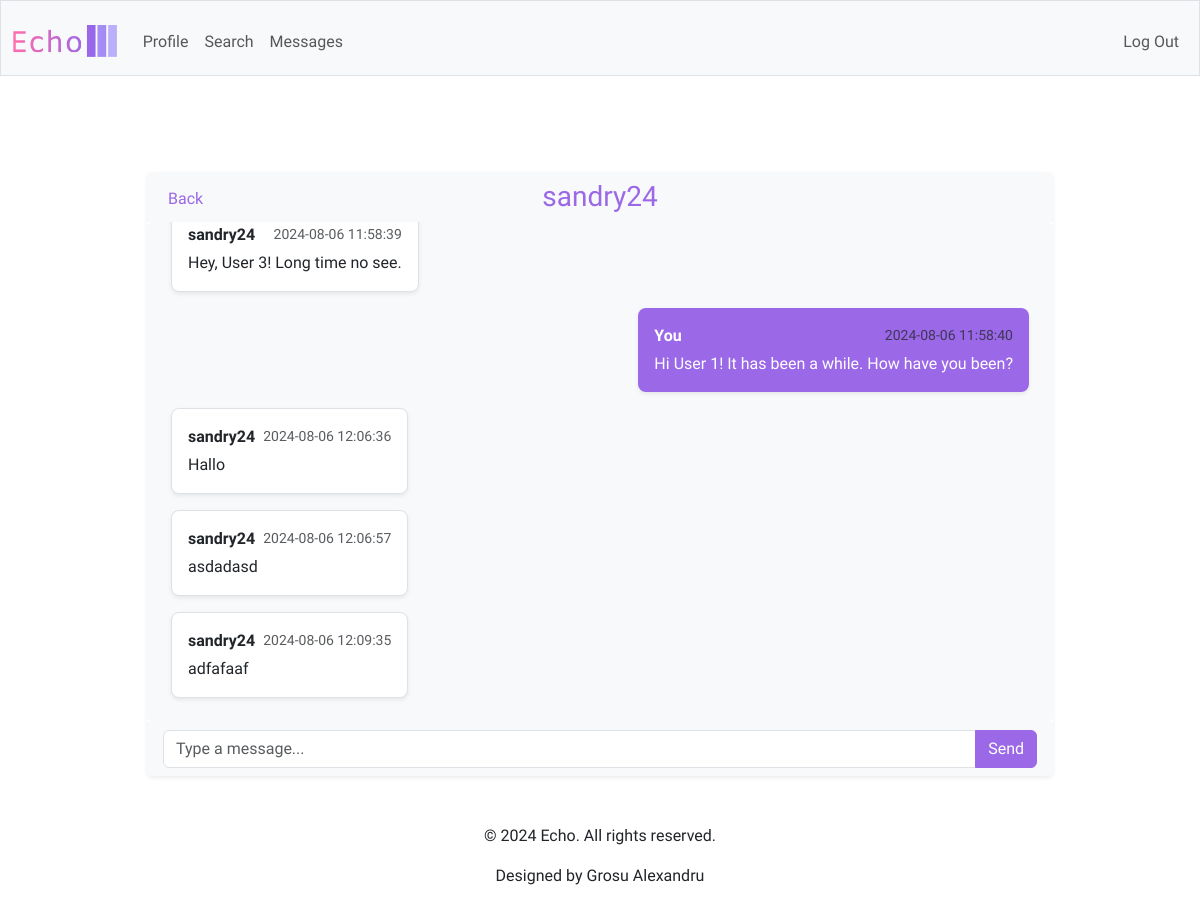
Page /messages/2 (signed in) on the earlier database version.
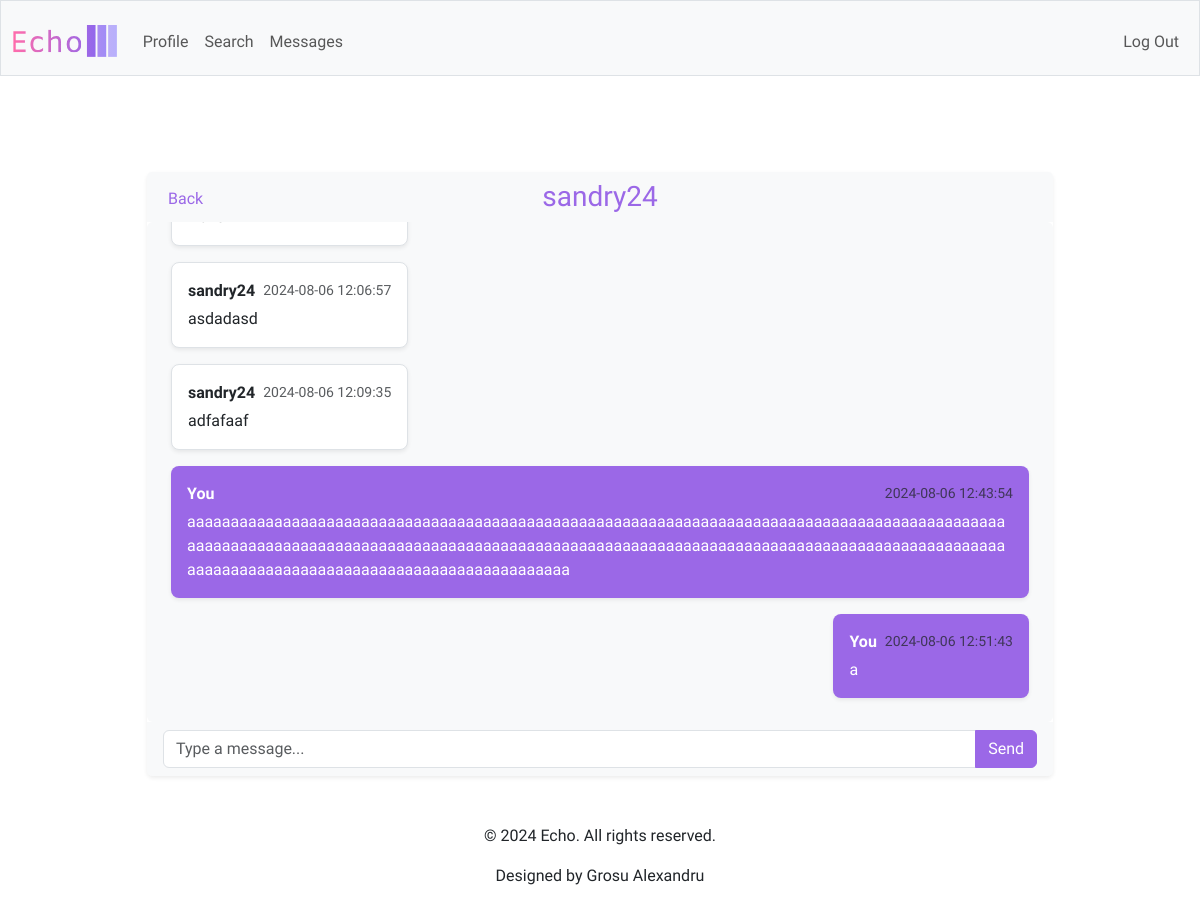
Same page on the later database version.
### tables this page shows
CREATE TABLE users (
    id INTEGER PRIMARY KEY AUTOINCREMENT,
    username TEXT UNIQUE NOT NULL,
    password_hash TEXT NOT NULL,
    bio TEXT,
    created_at TIMESTAMP DEFAULT CURRENT_TIMESTAMP
);

CREATE TABLE messages (
    id INTEGER PRIMARY KEY AUTOINCREMENT,
    conversation_id INTEGER NOT NULL,
    sender_id INTEGER NOT NULL,
    content TEXT NOT NULL,
    created_at TIMESTAMP DEFAULT CURRENT_TIMESTAMP,
    FOREIGN KEY (conversation_id) REFERENCES conversations(id),
    FOREIGN KEY (sender_id) REFERENCES users(id)
);

### app.py (the view)
@app.route('/messages/<int:conversation_id>')
@login_required
def conversation(conversation_id):
    user_id = session['user_id']
    messages = db.execute('''
        SELECT m.content, m.created_at, u.username
        FROM messages m
        JOIN users u ON m.sender_id = u.id
        WHERE m.conversation_id = ?
        ORDER BY m.created_at
    ''', conversation_id)
    other_user = db.execute('''
        SELECT u.username
        FROM conversation_participants cp
        JOIN users u ON cp.user_id = u.id
        WHERE cp.conversation_id = ? AND cp.user_id != ?
    ''', conversation_id, user_id)
    other_username = other_user[0]['username'] if other_user else "Unknown"
    return render_template('conversation.html', messages=messages,
                           conversation_id=conversation_id, other_username=other_username)

### app.py (called while the page is built)
@app.after_request
def after_request(response):
    response.headers["Cache-Control"] = "no-cache, no-store, must-revalidate"
    response.headers["Expires"] = 0
    response.headers["Pragma"] = "no-cache"
    return response

### helpers.py (called while the page is built)
def login_required(f):
    @wraps(f)
    def decorated_function(*args, **kwargs):
        if session.get("user_id") is None:
            return redirect("/login")
        return f(*args, **kwargs)
    return decorated_function

### templates/conversation.html (shortened to what this page needs)
{% extends "layout.html" %}
{% block main %}
    <div class="container mt-5">
        <div class="row justify-content-center">
            <div class="col-md-10">
                <div class="card shadow-sm border-0">
                    <div class="card-header d-flex align-items-center bg-light border-bottom-0 position-relative">
                        <a href="{{ url_for('messages') }}" class="btn btn-link text-decoration-none purple position-absolute top-0 start-0 mt-2 ms-2">
                             Back
                        </a>
                        <div class="d-flex justify-content-center w-100">
                            <h3 class="mb-0 purple">
                                <a href="{{ url_for('profile', username=other_username) }}" class="text-decoration-none purple">
                                    {{ other_username }}
                                </a>
                            </h3>
                        </div>
                    </div>
                    <div class="card-body p-4 bg-light rounded" id="messageContainer" style="max-height: 500px; overflow-y: auto;">
                        <div class="d-flex flex-column gap-3">
                            {% for message in messages %}
                                {% if message['username'] == session['username'] %}
                                    <div class="d-flex justify-content-end">
                                        <div class="bg-purple text-white p-3 rounded-3 shadow-sm text-break text-start">
                                            <div class="d-flex justify-content-between align-items-center">
                                                <strong>You</strong>
                                                <small class="text-muted ms-2">{{ message['created_at'] }}</small>
                                            </div>
                                            <p class="mb-0 mt-1">{{ message['content'] }}</p>
                                        </div>
                                    </div>
                                {% else %}
                                    <div class="d-flex justify-content-start">
                                        <div class="bg-white border p-3 rounded-3 shadow-sm text-break text-start">
                                            <div class="d-flex justify-content-between align-items-center">
                                                <strong>{{ message['username'] }}</strong>
                                                <small class="text-muted ms-2">{{ message['created_at'] }}</small>
                                            </div>
                                            <p class="mb-0 mt-1">{{ message['content'] }}</p>
                                        </div>
                                    </div>
                                {% endif %}
                            {% endfor %}
                        </div>
                    </div>
                    <div class="card-footer bg-light border-top-0">
                        <form action="{{ url_for('send_message', conversation_id=conversation_id) }}" method="post">
                            <div class="input-group">
                                <input type="text" name="content" autocomplete="off" class="form-control" placeholder="Type a message..." aria-label="Type a message..." aria-describedby="button-addon2" required>
                                <button class="btn btn-primary" type="submit" id="button-addon2">Send</button>
                            </div>
                        </form>
                    </div>
                </div>
            </div>
        </div>
    </div>
{% endblock %}

### templates/layout.html (shortened to what this page needs)
<!DOCTYPE html>
<html lang="en">
    <head>
        <link href="https://cdn.jsdelivr.net/npm/bootstrap@5.3.3/dist/css/bootstrap.min.css" rel="stylesheet">
        <link href="/static/styles.css" rel="stylesheet">
    </head>
    <body>
        <nav class="bg-light border navbar navbar-expand-md navbar-light">
            <div class="container-fluid">
                <a class="navbar-brand" href="/"><img alt="Echo" class="logo-image" src="/static/echo-icons/svg/logo-no-background.svg"></a>
                <div class="collapse navbar-collapse" id="navbar">
                    {% if session["user_id"] %}
                        <ul class="navbar-nav me-auto mt-2">
                            <li class="nav-item"><a class="nav-link" href="/profile">Profile</a></li>
                            <li class="nav-item"><a class="nav-link" href="/search">Search</a></li>
                            <li class="nav-item"><a class="nav-link" href="/messages">Messages</a></li>
                        </ul>
                        <ul class="navbar-nav ms-auto mt-2">
                            <li class="nav-item"><a class="nav-link" href="/logout">Log Out</a></li>
                        </ul>
                    {% else %}
                        <ul class="navbar-nav ms-auto mt-2">
                            <li class="nav-item"><a class="nav-link" href="/register">Register</a></li>
                            <li class="nav-item"><a class="nav-link" href="/login">Log In</a></li>
                        </ul>
                    {% endif %}
                </div>
            </div>
        </nav>
        <main class="container py-5 text-center">
            {% block main %}{% endblock %}
        </main>
        <footer class="text-center">
            <div class="container">
                <p>&copy; 2024 Echo. All rights reserved.</p>
                <p>Designed by Grosu Alexandru</p>
            </div>
        </footer>
    </body>
</html>

### static/styles.css (style rules this page uses)
body { font-family: "Amiko", sans-serif; }
nav .navbar-brand { font-size: xx-large; font-weight: 600; }
.purple { color: #9b68e7; }
.bg-purple { background-color: #9b68e7; }
.btn-primary, .btn-primary:active:focus { background-color: #9b68e7; border-color: #9b68e7; color: #fff; }
nav .navbar-brand .logo-image { height: 32px; width: auto; }

Differences in the rows shown:
no longer on this page (row unchanged): messages: username "sandry24", created_at "2024-08-06 11:58:39", content "Hey, User 3! Long time no see."
no longer on this page (row unchanged): messages: created_at "2024-08-06 11:58:40", content "Hi User 1! It has been a while. How have you been?"
no longer on this page (row unchanged): messages: username "sandry24", created_at "2024-08-06 12:06:36", content "Hallo"
added messages: created_at "2024-08-06 12:43:54", content "aaaaaaaaaaaaaaaaaaaaaaaaaaaaaaaaaaaaaaaaaaaaaaaaaaaaaaaaaaaaaaaaaaaaaaaaaaaaaaaaaaaaaaaaaaaaaaaaaaaaaaaaaaaaaaaaaaaaaaaaaaaaaaaaaaaaaaaaaaaaaaaaaaaaaaaaaaaaaaaaaaaaaaaaaaaaaaaaaaaaaaaaaaaaaaaaaaaaaaaaaaaaaaaaaaaaaaaaaaaaaaaaaaaaaaaa"
added messages: created_at "2024-08-06 12:51:43", content "a"
